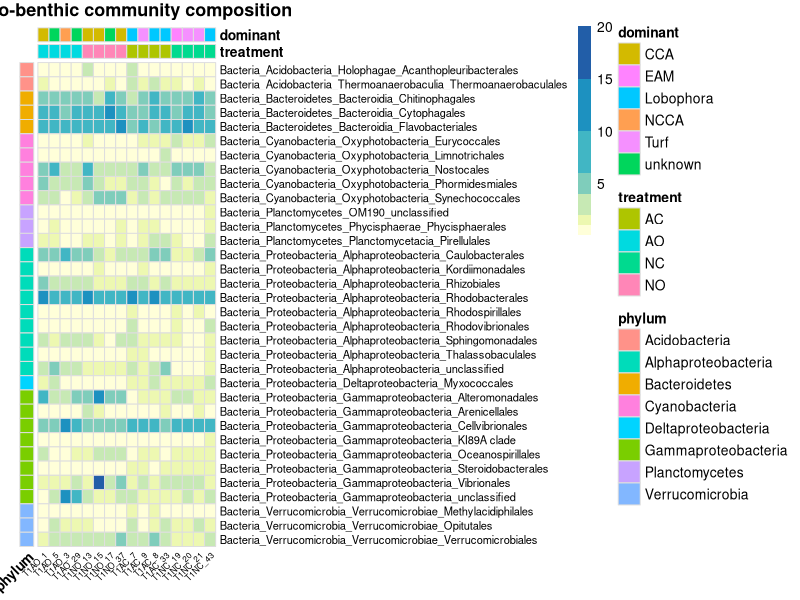

Recreate this plot in R.
######################################################
#### Micro-benthic community composition heatmaps #### 
######################################################

library(pheatmap)
library(RColorBrewer)

## R script to create Figure S9

#input data

exp2_HM <- read.csv('HM_micro_benthos_exp2_order.csv', row.names=1, header=TRUE) # contains only orders that are present at >1% in at least one of the samples
exp2_rowmeta <- read.csv('HM_micro_benthos_exp2_rowmeta.csv', row.names=1, header=TRUE)
exp2_colmeta <- read.csv('HM_micro_benthos_exp2_colmeta.csv', row.names=1, header=TRUE)


#create heatmap

breaks=c(0.1,1,2,4,6,10,15,20)

exp2_heatmap <- pheatmap(exp2_HM,color = brewer.pal(n = 8, name = "YlGnBu"),
                         cluster_cols=FALSE,cluster_rows=FALSE,scale="none",breaks=breaks,
                         annotation_row=exp2_rowmeta,annotation_col=exp2_colmeta,
                         fontsize_row=8,fontsize_col=6,angle_col=45,cellwidth=8,border_color="grey87",
                         main="Micro-benthic community composition")


#the heatmap was further modified and colours updated in Illustrator to create Figure S9 